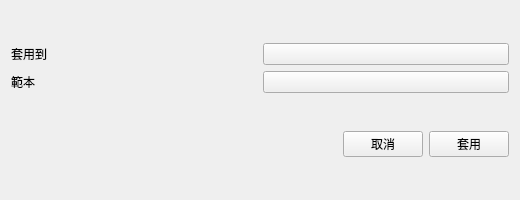
<?xml version="1.0" encoding="UTF-8"?>
<ui version="4.0">
 <class>applyTemplateDialogContent</class>
 <widget class="QWidget" name="applyTemplateDialogContent">
  <property name="geometry">
   <rect>
    <x>0</x>
    <y>0</y>
    <width>520</width>
    <height>200</height>
   </rect>
  </property>
  <property name="windowTitle">
   <string>套用快速範本</string>
  </property>
  <property name="dialogSize" stdset="0">
   <size>
    <width>520</width>
    <height>200</height>
   </size>
  </property>
  <layout class="QVBoxLayout" name="applyTemplateLayout">
   <property name="spacing">
    <number>6</number>
   </property>
   <property name="leftMargin">
    <number>11</number>
   </property>
   <property name="topMargin">
    <number>11</number>
   </property>
   <property name="rightMargin">
    <number>11</number>
   </property>
   <property name="bottomMargin">
    <number>11</number>
   </property>
   <item>
    <layout class="QGridLayout" name="formLayout">
     <property name="horizontalSpacing">
      <number>6</number>
     </property>
     <property name="verticalSpacing">
      <number>6</number>
     </property>
     <property name="leftMargin">
      <number>0</number>
     </property>
     <property name="topMargin">
      <number>0</number>
     </property>
     <property name="rightMargin">
      <number>0</number>
     </property>
     <property name="bottomMargin">
      <number>0</number>
     </property>
     <item row="0" column="0">
      <widget class="QLabel" name="targetLabel">
       <property name="text">
        <string>套用到</string>
       </property>
      </widget>
     </item>
     <item row="0" column="1">
      <widget class="ComboBox" name="targetCombo" />
     </item>
     <item row="1" column="0">
      <widget class="QLabel" name="templateLabel">
       <property name="text">
        <string>範本</string>
       </property>
      </widget>
     </item>
     <item row="1" column="1">
      <widget class="ComboBox" name="templateCombo" />
     </item>
    </layout>
   </item>
   <item>
    <layout class="QHBoxLayout" name="buttonRow" stretch="1,0,0">
     <property name="spacing">
      <number>6</number>
     </property>
     <property name="leftMargin">
      <number>0</number>
     </property>
     <property name="topMargin">
      <number>0</number>
     </property>
     <property name="rightMargin">
      <number>0</number>
     </property>
     <property name="bottomMargin">
      <number>0</number>
     </property>
     <item>
      <spacer name="buttonRowSpacer">
       <property name="orientation">
        <enum>Qt::Horizontal</enum>
       </property>
       <property name="sizeHint" stdset="0">
        <size>
         <width>0</width>
         <height>0</height>
        </size>
       </property>
      </spacer>
     </item>
     <item>
      <widget class="PushButton" name="cancelButton">
       <property name="text">
        <string>取消</string>
       </property>
      </widget>
     </item>
     <item>
      <widget class="PrimaryPushButton" name="applyButton">
       <property name="text">
        <string>套用</string>
       </property>
      </widget>
     </item>
    </layout>
   </item>
  </layout>
 </widget>
 <customwidgets>
 <customwidget>
  <class>ComboBox</class>
  <extends>QPushButton</extends>
  <header>qfluentwidgets</header>
 </customwidget>
 <customwidget>
  <class>PrimaryPushButton</class>
  <extends>QPushButton</extends>
  <header>qfluentwidgets</header>
 </customwidget>
 <customwidget>
  <class>PushButton</class>
  <extends>QPushButton</extends>
  <header>qfluentwidgets</header>
 </customwidget>
 </customwidgets>
 <resources />
 <connections />
</ui>
